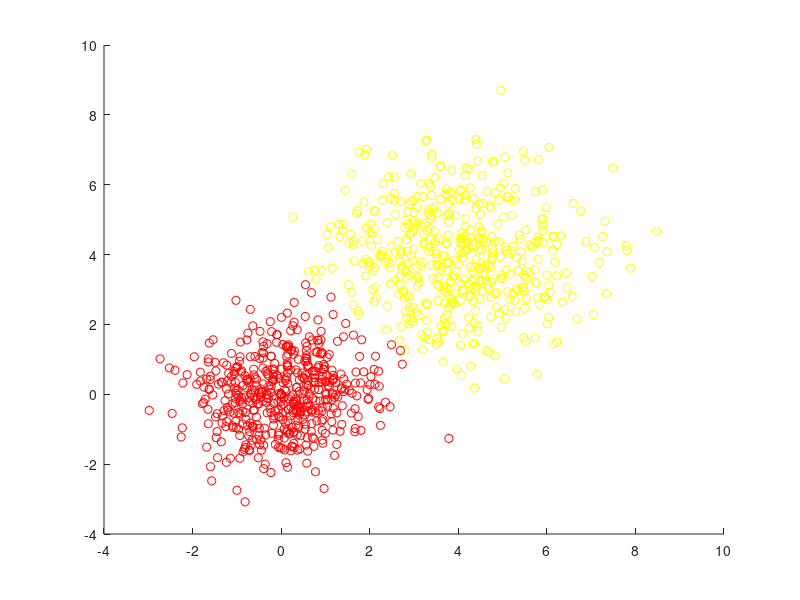

MATLAB code for this plot:
%% Ashwin K-means
load('HW2-data.mat');
[numRows, numCols] = size(X);
idx = kmeans(X,2)

for a=1:numRows
    if idx(a) == 1
        out1(a,1) = X(a,1) ;
        out1(a,2) = X(a,2);
        a=a+1;
    end
end
for b=1:numRows
    if idx(b) == 2
        out2(b,1) = X(b,1);
        out2(b,2) = X(b,2);
        b=b+1;
    end
end

figure(1)
scatter(out1(:,1),out1(:,2),'y')
hold on;
scatter(out2(:,1),out2(:,2),'r')
